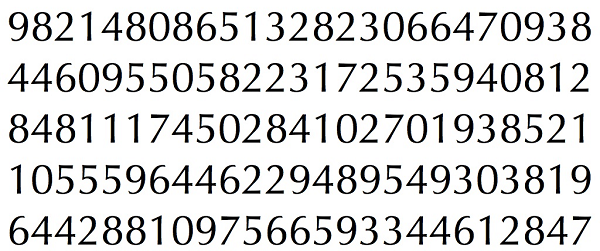
#> input picture Image Procession/OCR/LAB1/sample_ocr.png, 600 x 251 px
$ jupyter execute --allow-errors LAB1.ipynb   (shell and % lines are left out)   (Python 2 division)
#> lines starting #> are read from the running program, lines starting #| are printed output that depends on the picture; after the words box and inside, x2 and y2 are one past the last pixel; in counts of white or black regions, pixels touching at a corner belong together
[cell 1]

import cv2
from matplotlib import pyplot as plt
import numpy as np
import tensorflow as tf
from sklearn import preprocessing

[cell 2]
def showImage(image, cmap = None, window_name = None):
    plt.imshow(image, cmap = cmap)

    if window_name is not None:
        cv2.imshow(window_name, image)
        cv2.waitKey(0)
        cv2.destroyWindow(window_name)

___
# Generate Dataset

## Read Sample Image
Read sample image and then show it

[cell 3]
origin_image = cv2.imread("sample_ocr.png", cv2.IMREAD_GRAYSCALE)
#> origin_image: shape (251, 600); min 0, max 255, mean 217.8
process_image = origin_image.copy()
showImage(origin_image, cmap = 'gray')

## Prepare Sample
we start with blur the image to reduce noises and then extract texts from background

[cell 4]
blur = cv2.GaussianBlur(process_image, (5, 5), 0)
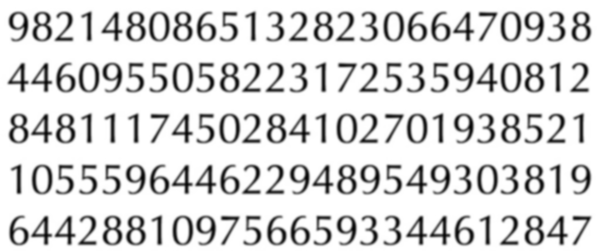
#> blur: shape (251, 600); min 3, max 255, mean 217.8
thresh = cv2.adaptiveThreshold(blur, 255, 1, 1, 11, 2)
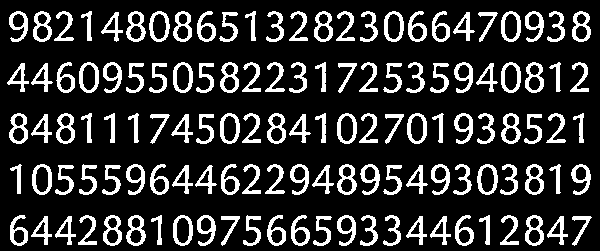
#> thresh: shape (251, 600); 18.6% white; 125 white regions
showImage(thresh, cmap = 'gray')

## Assign Label
Assign Label to each sample by manually input

[cell 5]
samples =  np.empty((0,100))
responses = []
keys = [i for i in range(48, 58)] #List of ASCII Code of number from 0 to 9

contours, hierarchy = cv2.findContours(thresh, cv2.RETR_LIST, cv2.CHAIN_APPROX_SIMPLE)
#> contours = 208 contours; largest, box (x1, y1, x2, y2) and area: (477, 164, 498, 195) 486, (32, 164, 52, 195) 480, (173, 62, 193, 93) 480, (149, 11, 170, 42) 480, (407, 113, 427, 144) 480

for cnt in contours:
    if cv2.contourArea(cnt) > 50: #check if each contour have area more than 50 pixel
        [x,y,w,h] = cv2.boundingRect(cnt) #get bounding board of the contour

        if  h>28:
            cv2.rectangle(process_image, (x, y),(x + w, y + h), (0, 0, 255), 2) #draw rectangle surround sample text
            roi = thresh[y : y + h, x : x + w] #extract each sample from processing image
            roismall = cv2.resize(roi,(10,10)) #resize sample to 10 x 10 pixels
            cv2.imshow('norm',process_image)
            key = cv2.waitKey(0) #wait untill user enter the sample label

            if key == 27:  # (escape to quit)
                cv2.destroyWindow("norm")
            elif key in keys:
                responses.append(int(chr(key))) #convert from ASCII Code to normal number and then add to label list
                sample = roismall.reshape((1,100))
                samples = np.append(samples, sample, 0) #add processed sample to dataset
#> this loop made 208 passes; (key Esc is pressed on pass 19)
#> (x, y, w, h) on passes 1 to 12: (528, 229, 13, 15), (458, 229, 13, 15), (294, 229, 13, 15), (270, 229, 13, 15), (129, 229, 14, 15), (106, 229, 13, 15), (13, 229, 12, 15), (551, 221, 10, 14), (434, 221, 10, 14), (410, 221, 11, 14), (59, 221, 10, 14), (35, 221, 11, 14)
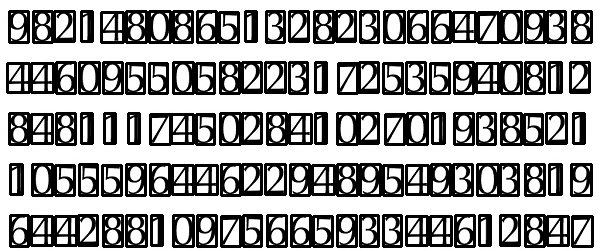
#> process_image: shape (251, 600); min 0, max 255, mean 162.6
#> after the loop, responses = []

responses = np.array(responses, np.float32) #convert label from int into float
#> responses = empty array
responses = responses.reshape((responses.size, 1)) #reshape label to have only one column
print "assign complete"

cv2.destroyWindow("norm")

[cell 6]
showImage(process_image, cmap = 'gray')

## Save the dataset

[cell 7]
np.savetxt('generalsamples.data',samples)
np.savetxt('generalresponses.data',responses)

___
# Train

## Read Dataset

#> (a cell that did not finish here is left out)

[cell 9]
encoder = preprocessing.OneHotEncoder()
#> (the rest of this cell did not finish here and is left out)

## Show Example

#> (a cell that did not finish here is left out)

#> (a cell that did not finish here is left out)

# Test Model

[cell 12]
read_test = cv2.imread("sample_ocr.png")
#> read_test is the input picture: shape (251, 600, 3); mean B, G, R 217.5, 217.7, 217.6
test_image = cv2.cvtColor(read_test.copy(),cv2.COLOR_BGR2GRAY)
out = np.zeros_like(read_test)

thresh = cv2.adaptiveThreshold(test_image,255,1,1,11,2)
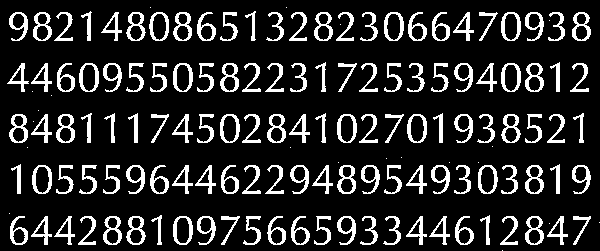
#> thresh: shape (251, 600); 15.5% white; 145 white regions (20 under 20 px)

contours,hierarchy = cv2.findContours(thresh,cv2.RETR_LIST,cv2.CHAIN_APPROX_SIMPLE)
#> contours = 229 contours, 21 with area under 20; largest, box (x1, y1, x2, y2) and area: (384, 12, 404, 41) 458, (173, 216, 193, 245) 456, (32, 165, 52, 194) 456, (407, 114, 427, 143) 456, (173, 63, 193, 92) 456

#> (the rest of this cell did not finish here and is left out)
